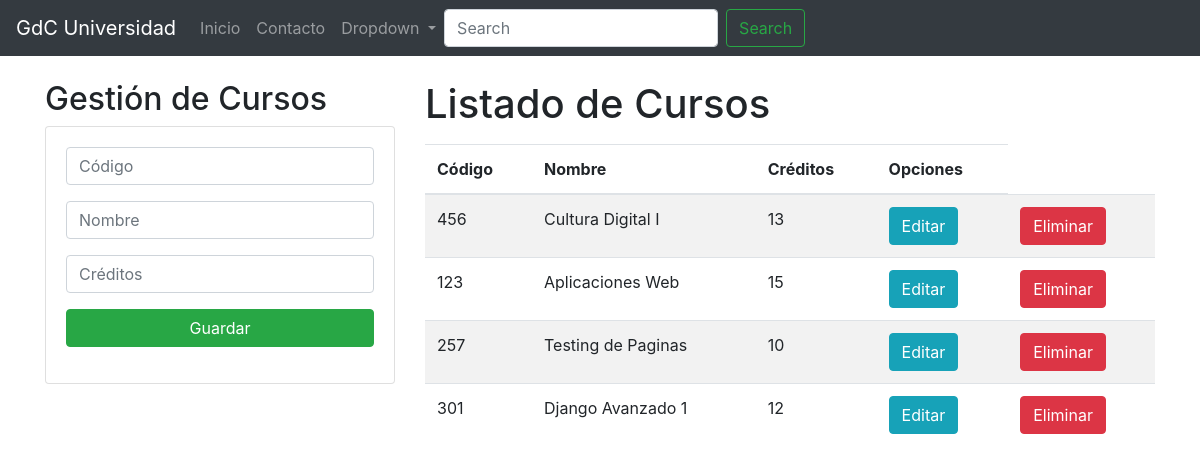
Before: / with the older database file.
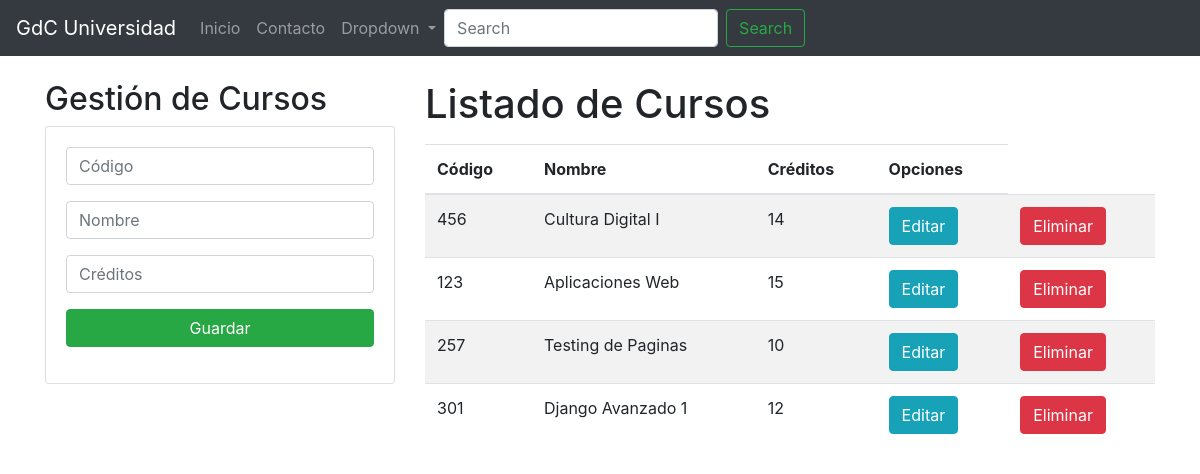
After: the same page with the newer database file.
### tareas/models.py (models this page shows, shortened)
class Curso (models.Model):
    codigo=models.CharField(primary_key=True,max_length=6)
    nombre=models.CharField(max_length=50)
    creditos=models.PositiveSmallIntegerField()

### tareas/views.py (the view)
# urls.py: 2. Add a URL to urlpatterns:  path('', views.home, name='home')
def home(request):
    cursosList = Curso.objects.all ()
    return render(request,"gestionCursos.html",{"cursos":cursosList} )

### tareas/templates/gestionCursos.html (shortened to what this page needs)
{% extends "./base.html" %}
{%block body%}
<div class="row">
    <div class="col-sm-12 col-md-6 col-lg-4 col-xl-4">
        <h2> Gestión de Cursos </h2>
        <div class="card">
            <div class="card-body">
                <form action="/registrarCurso/" method="post">{% csrf_token %}
                    <div class="form-group">
                        <input type="text" id="txtCodigo" name="txtCodigo" class="form-control" placeholder="Código" minlength="3" maxlength="6" required>
                    </div>
                    <div class="form-group">
                        <input type="text" id="txtNombre" name="txtNombre" class="form-control" placeholder="Nombre" maxlength="58" required>
                    </div>
                    <div class="form-group">
                        <input type="text" id="numCreditos" name="numCreditos" class="form-control" min="1" max="15" placeholder="Créditos" required>
                    </div>
                    <div class="form-group">
                        <button type="submit" class="btn btn-success btn-block"> Guardar </button>
                    </div>
                </form>
            </div>
        </div>
    </div>
    <div class="col-sm-12 col-md-6 col-lg-8 col-xl-8">
        <h1> Listado de Cursos </h1>
        <div class="table-responsive py-2">
            <table class="table table-striped">
                <thead>
                    <tr>
                        <th>Código </th>
                        <th>Nombre </th>
                        <th>Créditos </th>
                        <th colspan="">Opciones</th>
                    </tr>
                </thead>
                <tbody>
                    {%for c in cursos%}
                    <tr>
                        <td>{{c.codigo}} </td>
                        <td>{{c.nombre}} </td>
                        <td>{{c.creditos}} </td>
                        <td><a href="edicionCurso/{{c.codigo}}" class="btn btn-info"></button>Editar </a></td>
                        <td><a href="eliminarCurso/{{c.codigo}}" class="btn btn-danger"></button>Eliminar </a></td>
                    </tr>
                    {%endfor%}
                </tbody>
            </table>
        </div>
    </div>
</div>
{%endblock%}

### tareas/templates/base.html (shortened to what this page needs)
<!DOCTYPE html>
<html>
    <head>
        <link rel="stylesheet" href="https://cdn.jsdelivr.net/npm/bootstrap@4.6.2/dist/css/bootstrap.min.css">
        <link rel="stylesheet" href="">
    </head>
    <body>
        <nav class="navbar navbar-expand-lg navbar-dark bg-dark">
            <a class="navbar-brand" href="#"> GdC Universidad</a>
            <div class="collapse navbar-collapse" id="navbarSupportedContent">
              <ul class="navbar-nav">
                <li class="nav-item">
                  <a class="nav-link" href="#">Inicio <span class="sr-only">(current)</span></a>
                </li>
                <li class="nav-item">
                  <a class="nav-link" href="#">Contacto</a>
                </li>
                <li class="nav-item dropdown">
                  <a class="nav-link dropdown-toggle" href="#" id="navbarDropdown" role="button" data-toggle="dropdown" aria-haspopup="true" aria-expanded="false">
                    Dropdown
                  </a>
                </li>
              </ul>
              <form class="form-inline my-2 my-lg-0">
                <input class="form-control mr-sm-2" type="search" placeholder="Search" aria-label="Search">
                <button class="btn btn-outline-success my-2 my-sm-0" type="submit">Search</button>
              </form>
            </div>
          </nav>
         <div class="container py-4">
                {%block body%}
                {%endblock%}
         </div>
    </body>
</html>

Changed rows visible on the page:
changed Curso "Cultura Digital I": creditos "13" → "14"
